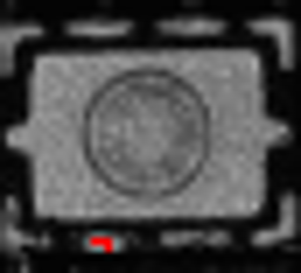
%> input picture data/对应声扫图片/filename(ii)1.bmp, 301 x 273 px
$ octave --eval "result = Watershed_Fun(imread('../../../data/对应声扫图片/filename(ii)1.bmp'));"   (GNU Octave 9; MATLAB toolbox functions it lacks are replaced by stand-ins)
%> lines starting %> are read from the running program, lines starting %| are printed output that depends on the picture; in (x1, y1, x2, y2) boxes, pixels count from 0 and x2, y2 are one past the last pixel; in counts of white or black regions, pixels touching at a corner belong together; the program's own positions count from 1
function bw=Watershed_Fun(rgb)

if ndims(rgb) == 3
    I = rgb2gray(rgb);
else
    I = rgb;
end
sz = size(I);
%> sz = [273 301]
sz = size(I);
if sz(1) ~= 256
    I = imresize(I, 256/sz(1));
%> I: size 256x283 uint8
    rgb = imresize(rgb, 256/sz(1));
end
hy = fspecial('sobel');
hx = hy';
Iy = imfilter(double(I), hy, 'replicate');
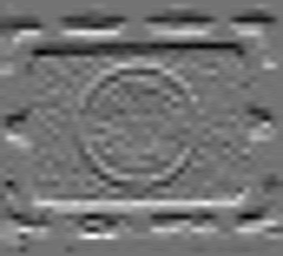
%> Iy: size 256x283 double; min -170, max 204, mean -0.2; drawn with min black and max white
Ix = imfilter(double(I), hx, 'replicate');
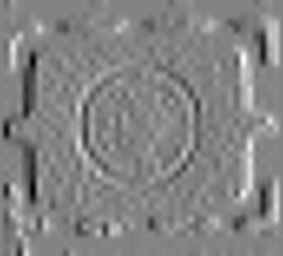
%> Ix: size 256x283 double; min -192, max 179, mean 0.7; drawn with min black and max white
gradmag = sqrt(Ix.^2 + Iy.^2);
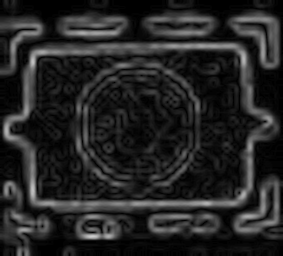
%> gradmag: size 256x283 double; min 0, max 204, mean 37
se = strel('disk', 3);
Io = imopen(I, se);
Ie = imerode(I, se);
Iobr = imreconstruct(Ie, I);
Ioc = imclose(Io, se);
Iobrd = imdilate(Iobr, se);
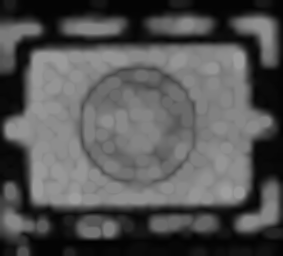
%> Iobrd: size 256x283 uint8; min 1, max 158, mean 83.6
Iobrcbr = imreconstruct(imcomplement(Iobrd), imcomplement(Iobr));
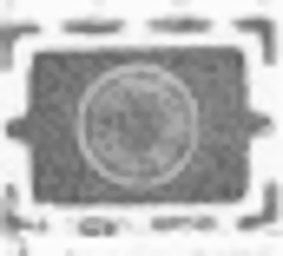
%> Iobrcbr: size 256x283 uint8; min 97, max 254, mean 180.9
Iobrcbr = imcomplement(Iobrcbr);
fgm = imregionalmax(Iobrcbr);
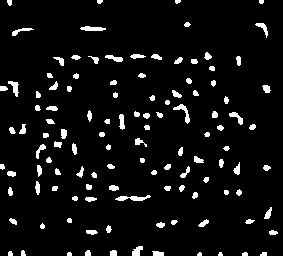
%> fgm: size 256x283 logical; 6% white; 117 white regions (5 under 20 px), largest, box (x1, y1, x2, y2) and area: (115, 195, 151, 201) 123, (173, 104, 190, 124) 104, (80, 26, 106, 31) 95
se2 = strel(ones(3,3));
fgm2 = imclose(fgm, se2);
%> fgm2: size 256x283 logical; 6.1% white; 117 white regions (5 under 20 px), largest, box (x1, y1, x2, y2) and area: (115, 195, 151, 201) 125, (173, 104, 190, 124) 106, (80, 26, 106, 31) 95
fgm3 = imerode(fgm2, se2);
%> fgm3: size 256x283 logical; 2% white in thin lines or dots
fgm4 = bwareaopen(fgm3, 15);
%> fgm4: size 256x283 logical; 0.91% white in thin lines or dots, all inside (x1, y1, x2, y2) = (0, 24, 270, 256)
bw = im2bw(Iobrcbr, graythresh(Iobrcbr));
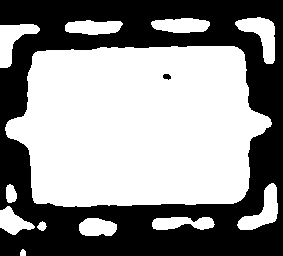
%> bw: size 256x283 logical; 56.8% white; 2 black regions, box (x1, y1, x2, y2) and area: (0, 0, 283, 256) 31277, (163, 74, 171, 80) 36

h1 = figure(5);
set(h1, 'Name', '图像灰度化', 'NumberTitle', 'off');
subplot(1, 2, 1);
imshow(rgb, []);
title('原图像');
subplot(1, 2, 2);
imshow(I, []);
title('灰度图像');
% fileurl = fullfile(filefolder, '1');
set(h1,'PaperPositionMode','auto');
% print(h1,'-dtiff','-r200',fileurl);
h2 = figure(6);
set(h2, 'Name', '图像形态学操作', 'NumberTitle', 'off');
subplot(1, 2, 1);
imshow(Iobrcbr, []);
title('图像形态学操作');
subplot(1, 2, 2);
imshow(bw, []);
title('图像二值化');

$ run again, on data/对应声扫图片/filename(ii)10.bmp
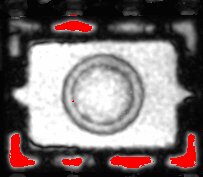
%> input picture data/对应声扫图片/filename(ii)10.bmp, 203 x 177 px
%> in Watershed_Fun, `fgm = imregionalmax(Iobrcbr);`:
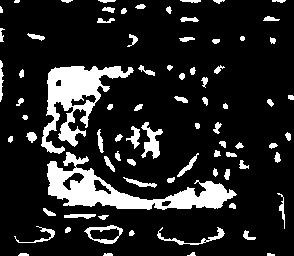
%> fgm: size 256x294 logical; 14.8% white; 79 white regions (2 under 20 px), largest, box (x1, y1, x2, y2) and area: (47, 152, 237, 210) 3775, (41, 66, 134, 154) 3082, (141, 122, 163, 159) 370
%> fgm2: size 256x294 logical; 15.1% white; 79 white regions (2 under 20 px), largest, box (x1, y1, x2, y2) and area: (47, 152, 237, 210) 3839, (41, 66, 134, 154) 3140, (141, 122, 163, 159) 376
%> fgm3: size 256x294 logical; 8.9% white; 106 white regions (80 under 20 px), largest, box (x1, y1, x2, y2) and area: (48, 153, 166, 209) 2008, (48, 67, 132, 120) 1856, (166, 182, 235, 208) 946
%> in Watershed_Fun, `bw = im2bw(Iobrcbr, graythresh(Iobrcbr));`:
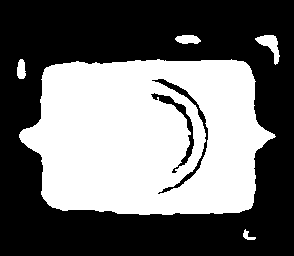
%> bw: size 256x294 logical; 43.1% white; 5 white regions, box (x1, y1, x2, y2) and area: (19, 59, 276, 215) 31721, (255, 35, 280, 65) 311, (175, 35, 201, 44) 182, (17, 59, 26, 79) 143, (243, 229, 256, 240) 64

$ run again, on data/对应声扫图片/filename(ii)11.bmp
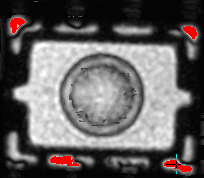
%> input picture data/对应声扫图片/filename(ii)11.bmp, 204 x 178 px
%> in Watershed_Fun, `fgm = imregionalmax(Iobrcbr);`:
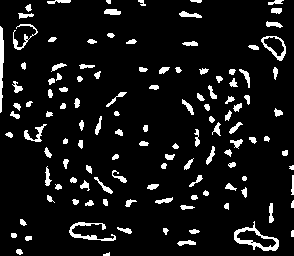
%> fgm: size 256x294 logical; 8.3% white; 122 white regions (3 under 20 px), largest, box (x1, y1, x2, y2) and area: (234, 221, 279, 251) 381, (69, 222, 116, 241) 273, (0, 26, 4, 113) 255
%> fgm2: size 256x294 logical; 8.5% white; 120 white regions (2 under 20 px), largest, box (x1, y1, x2, y2) and area: (234, 221, 279, 251) 392, (69, 222, 116, 241) 286, (0, 26, 4, 113) 255
%> fgm3: size 256x294 logical; 2.7% white in thin lines or dots
%> fgm4: size 256x294 logical; 1.4% white in thin lines or dots
%> in Watershed_Fun, `bw = im2bw(Iobrcbr, graythresh(Iobrcbr));`:
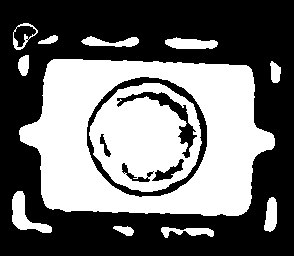
%> bw: size 256x294 logical; 43% white; 12 white regions, largest, box (x1, y1, x2, y2) and area: (19, 59, 275, 216) 21480, (89, 83, 202, 192) 7977, (12, 191, 52, 233) 667
